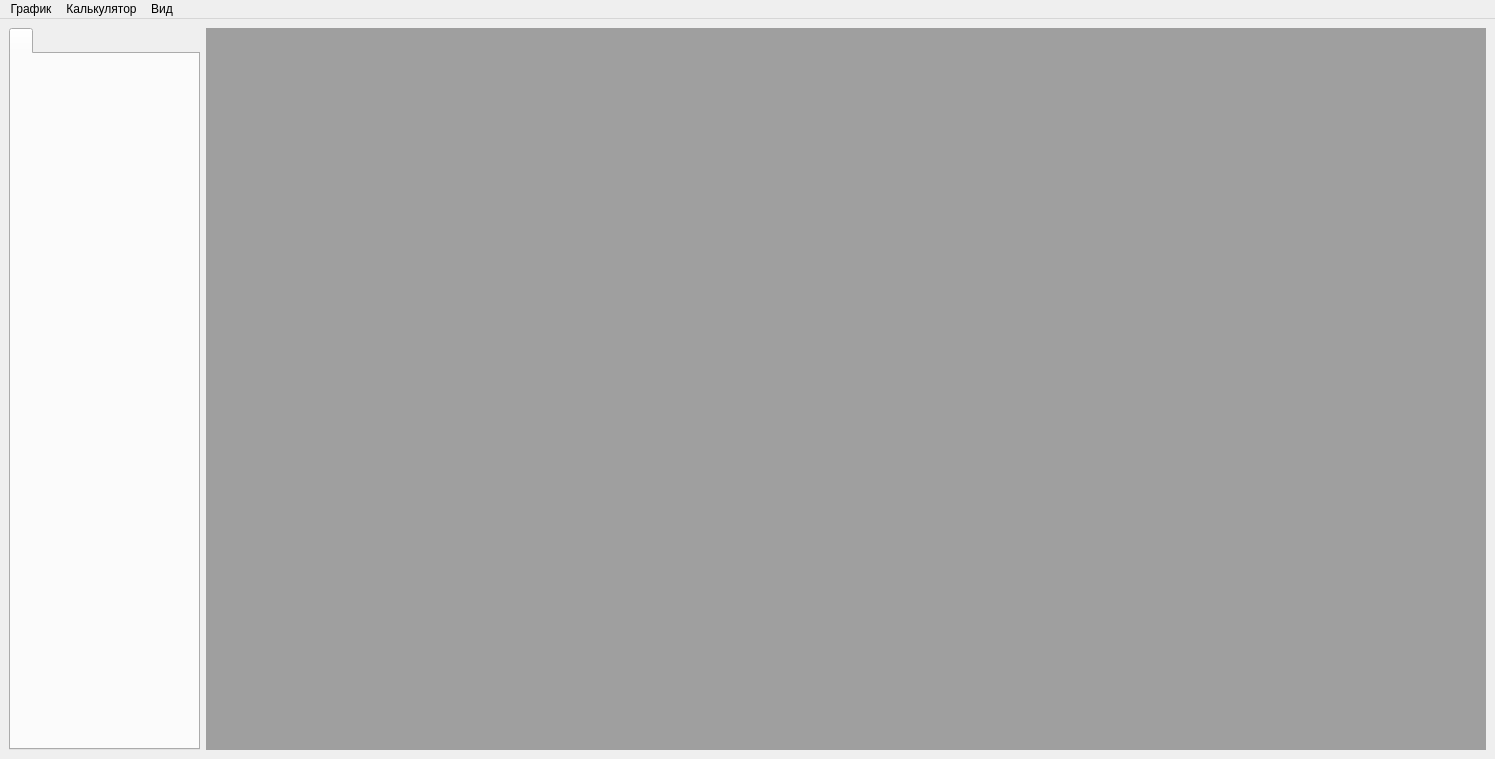
<?xml version="1.0" encoding="UTF-8"?>
<ui version="4.0">
 <class>MainWindow</class>
 <widget class="QMainWindow" name="MainWindow">
  <property name="geometry">
   <rect>
    <x>0</x>
    <y>0</y>
    <width>1495</width>
    <height>759</height>
   </rect>
  </property>
  <property name="sizePolicy">
   <sizepolicy hsizetype="Fixed" vsizetype="Fixed">
    <horstretch>0</horstretch>
    <verstretch>0</verstretch>
   </sizepolicy>
  </property>
  <property name="windowTitle">
   <string>Graphs</string>
  </property>
  <widget class="QWidget" name="centralwidget">
   <property name="enabled">
    <bool>true</bool>
   </property>
   <layout class="QGridLayout" name="gridLayout">
    <item row="0" column="0">
     <widget class="QTabWidget" name="tabWidget">
      <property name="enabled">
       <bool>true</bool>
      </property>
      <property name="sizePolicy">
       <sizepolicy hsizetype="Expanding" vsizetype="Expanding">
        <horstretch>211</horstretch>
        <verstretch>0</verstretch>
       </sizepolicy>
      </property>
      <property name="minimumSize">
       <size>
        <width>189</width>
        <height>0</height>
       </size>
      </property>
      <property name="maximumSize">
       <size>
        <width>191</width>
        <height>16777215</height>
       </size>
      </property>
      <property name="currentIndex">
       <number>0</number>
      </property>
      <widget class="QWidget" name="tab1">
       <attribute name="title">
        <string/>
       </attribute>
      </widget>
     </widget>
    </item>
    <item row="0" column="1">
     <widget class="QMdiArea" name="mdiArea">
      <property name="sizePolicy">
       <sizepolicy hsizetype="Expanding" vsizetype="Expanding">
        <horstretch>0</horstretch>
        <verstretch>0</verstretch>
       </sizepolicy>
      </property>
     </widget>
    </item>
   </layout>
  </widget>
  <widget class="QMenuBar" name="menubar">
   <property name="geometry">
    <rect>
     <x>0</x>
     <y>0</y>
     <width>1495</width>
     <height>21</height>
    </rect>
   </property>
   <widget class="QMenu" name="Graph">
    <property name="title">
     <string>График</string>
    </property>
    <widget class="QMenu" name="menu">
     <property name="title">
      <string>Добавить график числа Дина</string>
     </property>
     <addaction name="actionDe_p"/>
     <addaction name="actionDe_D"/>
     <addaction name="actionDe_v"/>
     <addaction name="actionDe_nu"/>
     <addaction name="actionDe_r"/>
    </widget>
    <addaction name="menu"/>
   </widget>
   <widget class="QMenu" name="Calculator">
    <property name="title">
     <string>Калькулятор</string>
    </property>
    <addaction name="Dean_number_calculator"/>
   </widget>
   <widget class="QMenu" name="View">
    <property name="title">
     <string>Вид</string>
    </property>
    <addaction name="actCascade"/>
    <addaction name="actTile"/>
   </widget>
   <addaction name="Graph"/>
   <addaction name="Calculator"/>
   <addaction name="View"/>
  </widget>
  <action name="Inductance_calculator">
   <property name="text">
    <string>Индуктивность</string>
   </property>
  </action>
  <action name="Dean_number_calculator">
   <property name="text">
    <string>Число Дина</string>
   </property>
  </action>
  <action name="actionL_N">
   <property name="text">
    <string>L от N</string>
   </property>
  </action>
  <action name="actionL_nu">
   <property name="text">
    <string>L от µ</string>
   </property>
  </action>
  <action name="actionL_R">
   <property name="text">
    <string>L от R</string>
   </property>
  </action>
  <action name="actionL_r">
   <property name="text">
    <string>L от r</string>
   </property>
  </action>
  <action name="actionL_h">
   <property name="text">
    <string>L от h</string>
   </property>
  </action>
  <action name="actiontest">
   <property name="text">
    <string>test</string>
   </property>
  </action>
  <action name="actionDe_p">
   <property name="text">
    <string>De от p</string>
   </property>
  </action>
  <action name="actionDe_D">
   <property name="text">
    <string>De от D</string>
   </property>
  </action>
  <action name="actionDe_v">
   <property name="text">
    <string>De от v</string>
   </property>
  </action>
  <action name="actionDe_nu">
   <property name="text">
    <string>De от μ</string>
   </property>
  </action>
  <action name="actionDe_r">
   <property name="text">
    <string>De от r</string>
   </property>
  </action>
  <action name="action">
   <property name="text">
    <string>тест</string>
   </property>
  </action>
  <action name="actiontest_2">
   <property name="text">
    <string>test</string>
   </property>
  </action>
  <action name="actCascade">
   <property name="text">
    <string>Каскад</string>
   </property>
  </action>
  <action name="actTile">
   <property name="text">
    <string>Плитка</string>
   </property>
  </action>
 </widget>
 <resources/>
 <connections/>
</ui>
